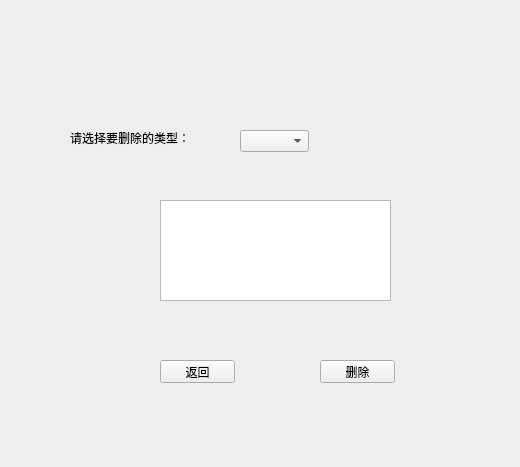
<?xml version="1.0" encoding="UTF-8"?>
<ui version="4.0">
 <class>Form</class>
 <widget class="QWidget" name="Form">
  <property name="geometry">
   <rect>
    <x>0</x>
    <y>0</y>
    <width>520</width>
    <height>467</height>
   </rect>
  </property>
  <property name="windowTitle">
   <string>Form</string>
  </property>
  <widget class="QComboBox" name="comboBox">
   <property name="geometry">
    <rect>
     <x>240</x>
     <y>130</y>
     <width>69</width>
     <height>22</height>
    </rect>
   </property>
  </widget>
  <widget class="QTextBrowser" name="textBrowser">
   <property name="geometry">
    <rect>
     <x>160</x>
     <y>200</y>
     <width>231</width>
     <height>101</height>
    </rect>
   </property>
  </widget>
  <widget class="QPushButton" name="pushButton_1">
   <property name="geometry">
    <rect>
     <x>160</x>
     <y>360</y>
     <width>75</width>
     <height>23</height>
    </rect>
   </property>
   <property name="text">
    <string>返回</string>
   </property>
  </widget>
  <widget class="QPushButton" name="pushButton_2">
   <property name="geometry">
    <rect>
     <x>320</x>
     <y>360</y>
     <width>75</width>
     <height>23</height>
    </rect>
   </property>
   <property name="text">
    <string>删除</string>
   </property>
  </widget>
  <widget class="QLabel" name="label">
   <property name="geometry">
    <rect>
     <x>70</x>
     <y>130</y>
     <width>121</width>
     <height>16</height>
    </rect>
   </property>
   <property name="text">
    <string>请选择要删除的类型：</string>
   </property>
  </widget>
 </widget>
 <resources/>
 <connections/>
</ui>
